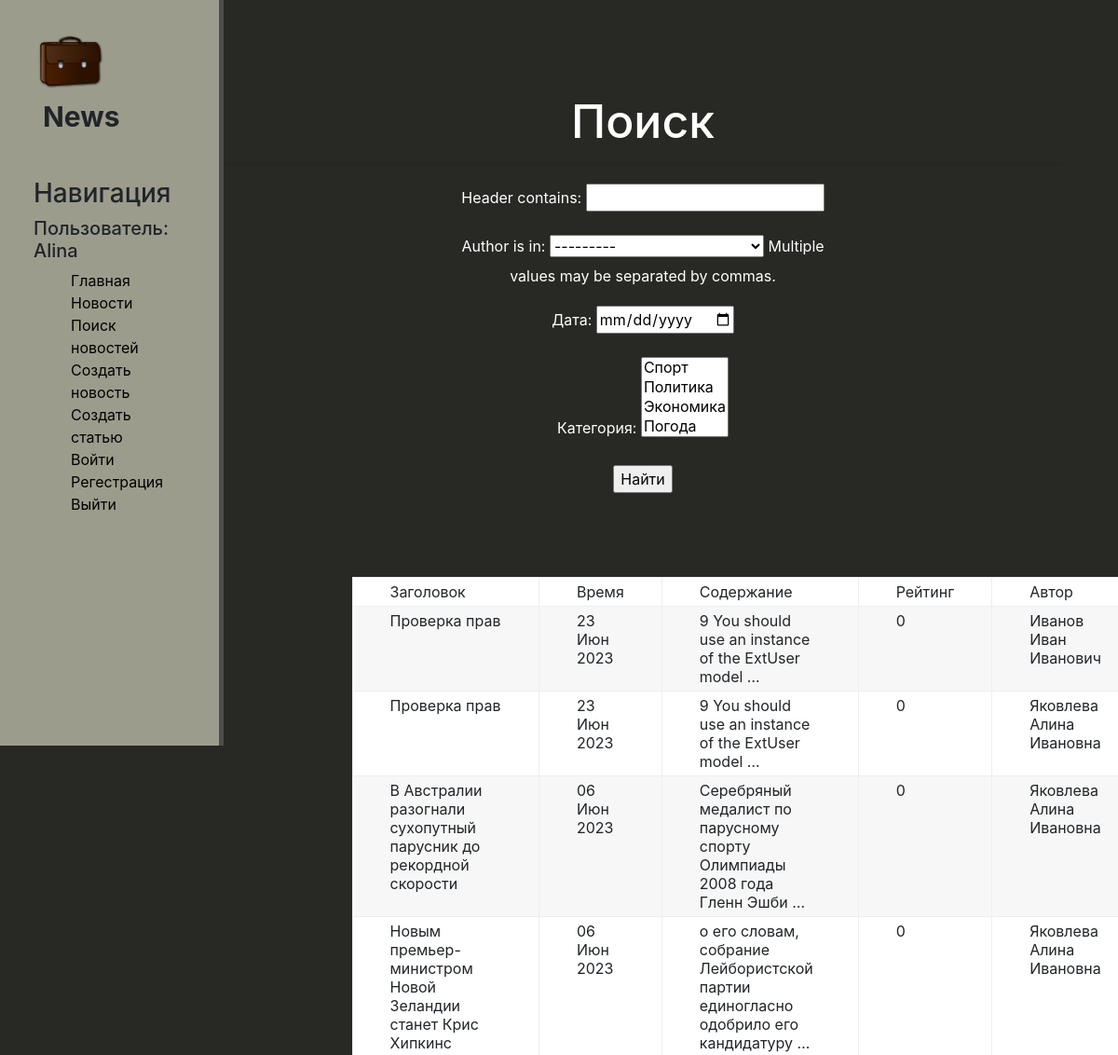
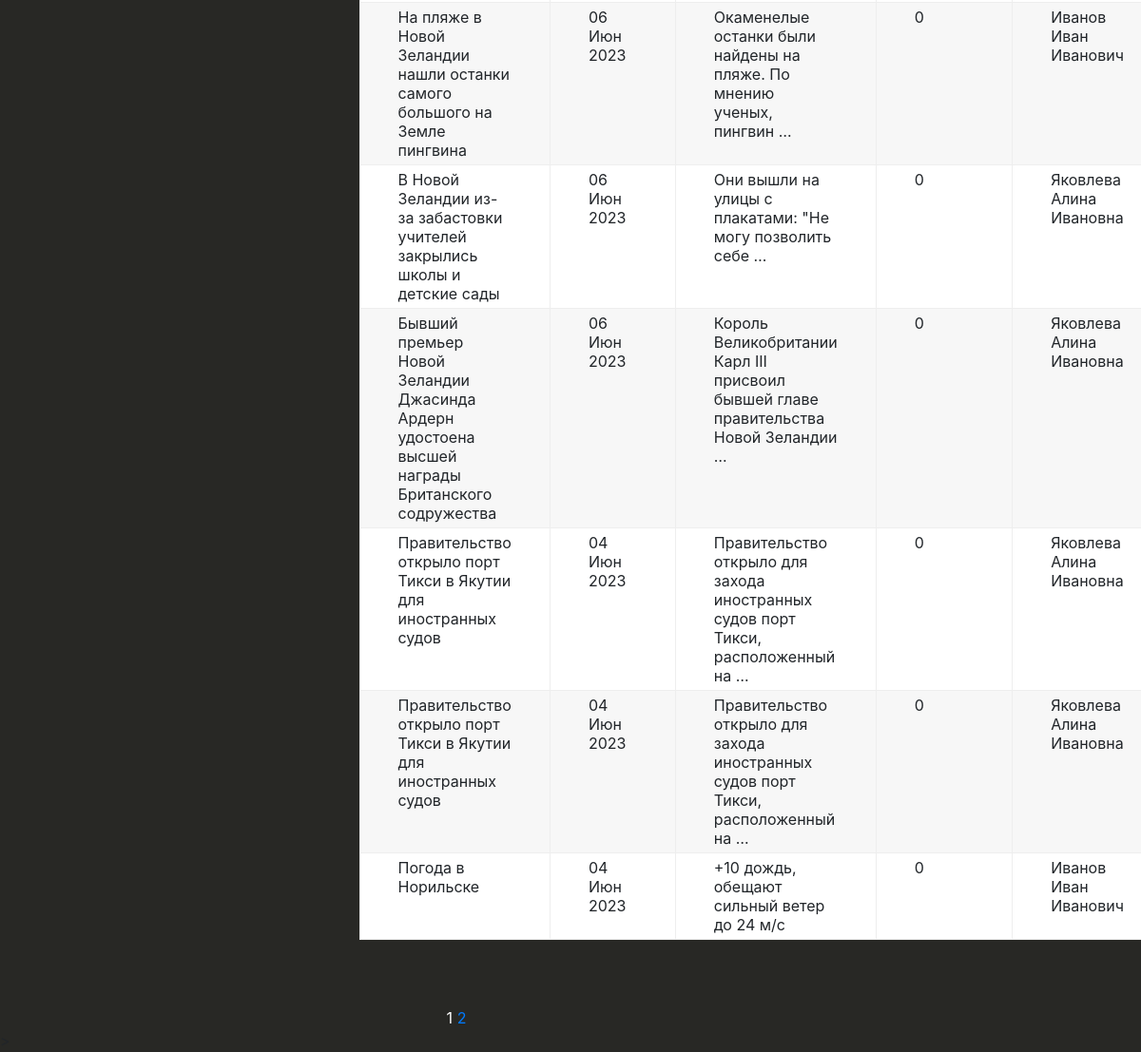
Page /news/search (signed in) on the committed database (2 pictures, top to bottom).
### news/models.py (models this page shows, shortened)
class Post(models.Model):
    author = models.ForeignKey(Author, on_delete=models.CASCADE)
    type = models.CharField(max_length=2, choices=TYPES, default=news_)
    time_in = models.DateTimeField(auto_now_add=True)
    category = models.ManyToManyField('Category', through='PostCategory')
    header = models.CharField(max_length=255)
    content = models.TextField(default="...")
    rating = models.IntegerField(default=0)

class Author(models.Model):
    full_name = models.CharField(max_length=100)
    user = models.OneToOneField(User, on_delete=models.CASCADE, primary_key=True)
    rating = models.IntegerField(default=0)
    def __str__(self):
        return self.full_name.title()

### news/views.py (the view)
# urls.py: path('news/search', PostSearch.as_view(), name='search'),
class PostSearch(ListView):
    model = Post
    ordering = '-time_in'
    template_name = 'flatpages/news/search.html'
    context_object_name = 'news'
    paginate_by = 10
    def get_queryset(self):
        queryset = super().get_queryset()
        self.filterset = PostFilter(self.request.GET, queryset)
        return self.filterset.qs
    def get_context_data(self, **kwargs):
        context = super().get_context_data(**kwargs)
        context['filterset'] = self.filterset
        return context

### news/models.py (called while the page is built)
    def __str__(self):
        return self.name.title()

### news/templatetags/custom_censor.py (called while the page is built)
def censor(value):
    bad_words = ['Редиска', 'Карнаухов']
    for word in bad_words:
        value = value.replace(word, word[0] + '*' * len(word))
    return value

### news/templatetags/custom_tags.py (called while the page is built)
@register.simple_tag(takes_context=True)
def url_replace(context, **kwargs):
   d = context['request'].GET.copy()
   for k, v in kwargs.items():
       d[k] = v
   return d.urlencode()

### news/templates/flatpages/news/search.html (shortened to what this page needs)
{% extends 'flatpages/news/default.html'%}
{% load custom_censor %}
{% load custom_tags %}
{% block content %}
<div class="features">
       <h1> Поиск  </h1>
       <hr>
      <form action="" method="get">
       {{ filterset.form.as_p }}
        <input type="submit" value="Найти" />
    </form>
       <div class="table">
   <p>{% if news %}
       <table>
           <tr>
               <td>Заголовок</td>
               <td>Время</td>
               <td>Содержание</td>
               <td>Рейтинг</td>
               <td>Автор</td>
           </tr>
           {% for post in news %}
           <tr>
               <td>{{ post.header | censor}}</td>
               <td>{{ post.time_in | date:'d M Y' }}</td>
               <td>{{ post.content|truncatewords:10 }}</td>
               <td>{{ post.rating }}</td>
               <td>{{ post.author.full_name }}</td>
           {% endfor %}
       </table>
       </div>
   {% else %}
       <h2>Новостей нет!</h2>
   {% endif %}
   </div>
   <div class="pagin">
   {{ page_obj.number }}
       {% if page_obj.has_next %}
       <a href="?{% url_replace page=page_obj.next_page_number %}">{{ page_obj.next_page_number }}</a>
   {% endif %}
   </div>>
{% endblock %}

### news/templates/flatpages/news/default.html (shortened to what this page needs)
{% load static %}
<html lang="en">
 <head>
    <link rel="stylesheet" href="https://stackpath.bootstrapcdn.com/bootstrap/4.1.3/css/bootstrap.min.css">
    <link rel="stylesheet" href="{% static 'news/css/news.css' %}">
</head>
<body>
     <aside>
         <img src="{% static 'news/img/briefcase.svg' %}" alt="">
         <span class="logo">News</span>
         <h3>Навигация</h3>
         <h5> Пользователь: {{request.user.username}}</h5>
         <ul>
            <a href="{% url 'home' %}"><li></i> Главная</li></a>
            <a href="{% url 'news' %}"><li>Новости</li></a>
            <a href="{% url 'search' %}"><li>Поиск новостей</li></a>
            <a href="{% url 'post_create' %}"><li>Создать новость</li></a>
            <a href="{% url 'article_create' %}"><li>Создать статью</li></a>
            <a href="{% url 'login' %}"><li>Войти</li></a>
            <a href="{% url 'signup' %}"><li>Регестрация</li></a>
            <a href="{% url 'logout' %}"><li>Выйти</li></a>
         </ul>
     </aside>
     <main>
        {% block content %}
        {% endblock %}
     </main>
</body>
</html>

### news/static/news/css/news.css (style rules this page uses)
body { background: #282825; }
aside { float: left; background: #9c9c8d; width: 20%; padding:3%; border-right: 5px solid #4d4d4d; height: 100vh; }
aside img { width: 80px; float:left; }
aside .logo { font-size:30px; margin-left: 10px; font-weight: bold; position: relative; top: +7px; }
aside h3 { margin-top: 50px; font-size: 28px; }
aside ul { list-style: none }
aside ul li { color: #000000; display: block; margin-to: 20px; transition: transform .6s ease; }
main .features { float: left; color: #fff; margin-top: 100px; text-align: center; width: 75%; }
main .features h1 { font-size: 50px; }
main .features p { max-width: 400px; margin: 20px auto; }
.table { border: 0px solid #eee; table-layout: fixed; width: 75%; margin-bottom: 70px; margin-top: 90px; }
.table td { padding: 5px 40px; border: 1px solid #eee; text-align: left; }
.table tbody tr:nth-child(odd) { background: #fff; }
.table tbody tr:nth-child(even) { background: #F7F7F7; }
.pagin { color: #fff; width: 80%; text-align: center; margin-to: 20px; transition: transform .6s ease; }

### rows in the picture
Post: header|censor "Проверка прав", time_in "23 Июн 2023", content "9 You should use an instance of the ExtUser model …", rating "0", author.full_name "Иванов Иван Иванович"
Post: header|censor "Проверка прав", time_in "23 Июн 2023", content "9 You should use an instance of the ExtUser model …", rating "0", author.full_name "Яковлева Алина Ивановна"
Post: header|censor "В Австралии разогнали сухопутный парусник до рекордной скорости", time_in "06 Июн 2023", content "Серебряный медалист по парусному спорту Олимпиады 2008 года Гленн Эшби …", rating "0", author.full_name "Яковлева Алина Ивановна"
Post: header|censor "Новым премьер-министром Новой Зеландии станет Крис Хипкинс", time_in "06 Июн 2023", content "о его словам, собрание Лейбористской партии единогласно одобрило его кандидатуру …", rating "0", author.full_name "Яковлева Алина Ивановна"
Post: header|censor "На пляже в Новой Зеландии нашли останки самого большого на Земле пингвина", time_in "06 Июн 2023", content "Окаменелые останки были найдены на пляже. По мнению ученых, пингвин …", rating "0", author.full_name "Иванов Иван Иванович"
Post: header|censor "В Новой Зеландии из-за забастовки учителей закрылись школы и детские сады", time_in "06 Июн 2023", content "Они вышли на улицы с плакатами: \"Не могу позволить себе …", rating "0", author.full_name "Яковлева Алина Ивановна"
Post: header|censor "Бывший премьер Новой Зеландии Джасинда Ардерн удостоена высшей награды Британского содружества", time_in "06 Июн 2023", content "Король Великобритании Карл III присвоил бывшей главе правительства Новой Зеландии …", rating "0", author.full_name "Яковлева Алина Ивановна"
Post: header|censor "Правительство открыло порт Тикси в Якутии для иностранных судов", time_in "04 Июн 2023", content "Правительство открыло для захода иностранных судов порт Тикси, расположенный на …", rating "0", author.full_name "Яковлева Алина Ивановна"
Post: header|censor "Правительство открыло порт Тикси в Якутии для иностранных судов", time_in "04 Июн 2023", content "Правительство открыло для захода иностранных судов порт Тикси, расположенный на …", rating "0", author.full_name "Яковлева Алина Ивановна"
Post: header|censor "Погода в Норильске", time_in "04 Июн 2023", content "+10 дождь, обещают сильный ветер до 24 м/с", rating "0", author.full_name "Иванов Иван Иванович"

### other values in the picture
{{ request.user.username }} "Alina"
{{ page_obj.number }} "1"
{{ page_obj.next_page_number }} "2"
